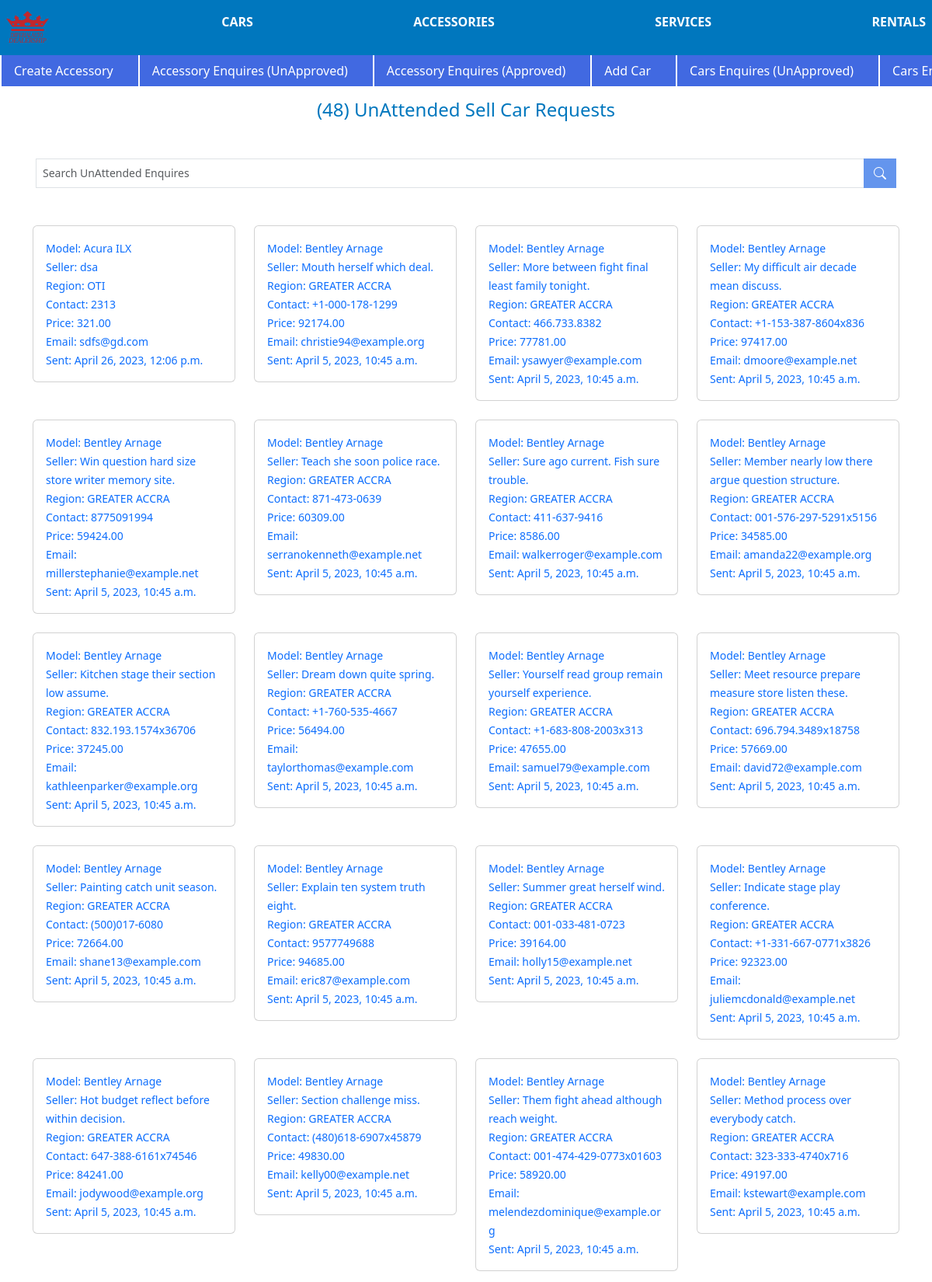
Screenshot of /our_services/list-sell-your-car-not-attended-to/ (signed in, upper part) with the database file from the repository.
### OurServices/models.py (models this page shows, shortened)
class LetUsSellYourCar(models.Model):
    phone_regex = RegexValidator(
        regex=r'^\+?[0-9]{1,3}?\s?\-?[0-9]{1,15}$',
        message="Phone number must be entered in the format: '+999 999999999'. Up to 15 digits allowed."
    )
    contact = models.CharField(validators=[phone_regex], max_length=17, null=True, blank=True)
    your_name = models.CharField(max_length=200)
    main_image = models.ImageField(upload_to=sell_path)
    description =  models.TextField()
    title =  models.CharField(max_length = 150)
    condition = models.CharField(max_length = 150, choices=Condition)
    mileage = models.PositiveIntegerField()
    location = models.CharField(max_length = 100)
    steering = models.CharField(max_length = 100, choices=Steering)
    color = models.CharField(max_length = 100)
    transmission = models.CharField(max_length = 100, choices=Transmissions)
    fuel = models.CharField(max_length = 100, choices=Fuels)
    interior_color = models.CharField(max_length = 100)
    year_manufactured = YearField()
    registered = models.BooleanField(default=False)
    duty_paid = models.BooleanField(default=False)
    accessories = models.TextField()
    price =  models.DecimalField(decimal_places=2, max_digits=10)
    image_1 = models.ImageField(upload_to=sell_images_path, null=True, blank=True)
    image_2 = models.ImageField(upload_to=sell_images_path, null=True, blank=True)
    image_3 = models.ImageField(upload_to=sell_images_path, null=True, blank=True)
    image_4 = models.ImageField(upload_to=sell_images_path, null=True, blank=True)
    anything_u_want_to_tell_us = models.TextField()
    email = models.EmailField()
    created = models.DateTimeField(auto_now_add=True)
    region = models.CharField(max_length=100, choices=Regions)
    makes_and_model = models.CharField(max_length = 150, choices=CarModelsAndMakes)
    slug = models.SlugField(blank=True, null=True, editable=False)
    attended_to = models.BooleanField(default=False)
    class Meta:
        verbose_name_plural = "Let Us Sell Your Car"

### OurServices/views.py (the view)
class ListLetUsSellYourCarNotAttendedTo(UserPassesTestMixin,  LoginRequiredMixin, ListView):
    model = LetUsSellYourCar
    context_object_name = 'sell_your_car'
    template_name = 'our_services/sell_your_car/list_sell_your_car_not_attended_to.html'
    paginate_by = 50
    def get_queryset(self):
        queryset = super().get_queryset()
        queryset = queryset.filter(attended_to=False).order_by('-created')
        return queryset
    def get_context_data(self, **kwargs):
        context = super().get_context_data(**kwargs)
        context['count'] = self.get_queryset().count()
        return context
    def test_func(self):
        user = self.request.user
        if user.is_staff or user.is_superuser:
            return True
        messages.warning(self.request, 'Not Authorized Permission Denied')
        return False

### templates/our_services/sell_your_car/list_sell_your_car_not_attended_to.html (shortened to what this page needs)
{% extends 'layout/index.html' %} {% block content %}
<h4 class="my-3 text-center nice-blue">({{count}}) UnAttended Sell Car Requests </h4>
<nav class="container mt-5 d-flex justify-content-center">
    <form action={% url 'search-list-sell-your-car-not-attended-to' %} method='GET' class="d-flex justify-content-center search input-group  w-100 mx-1">
        <input class="form-control form-control-sm " type="search" name="q" placeholder="Search UnAttended Enquires" aria-label="Search" style="border-radius:0px" value={{query}}>
        <button style="border-radius:0px" class="btn   navbar-bgc1 text-white search" type="submit"><i class="bi bi-search" ></i></button>
        <br>
    </form>
</nav>
<div class="container mt-5">
    <div class="row">
        {% for enquiry in sell_your_car %}
        <div class="col-lg-3 col-md-6 col-sm-12">
            <a class='link' href="{% url 'detail-sell-your-car' enquiry.id enquiry.slug %}">
                <div class="col-md-4 w-100">
                    <div class="card mb-4 ">
                        <div class="card-body">
                            <small class="card-text">Model: {{enquiry.makes_and_model}}</small> <br>
                            <small class="card-text">Seller: {{enquiry.your_name}}</small> <br>
                            <small class="card-text">Region: {{enquiry.region}}</small> <br>
                            <small class="card-text">Contact: {{enquiry.contact}}</small> <br>
                            <small class="card-text">Price: {{enquiry.price}}</small> <br>
                            <small class="card-text">Email: {{enquiry.email}}</small> <br>
                            <small class="card-text">Sent: {{enquiry.created}}</small> <br>
                        </div>
                    </div>
                </div>
            </a>
        </div>
        {% endfor %}
    </div>
</div>
{% endblock %}

### rows the page displays
LetUsSellYourCar: makes_and_model "Acura ILX", your_name "dsa", region "OTI", contact "2313", price "321.00", email "sdfs@gd.com", created "April 26, 2023, 12:06 p.m."
LetUsSellYourCar: makes_and_model "Bentley Arnage", your_name "Mouth herself which deal.", region "GREATER ACCRA", contact "+1-000-178-1299", price "92174.00", email "christie94@example.org", created "April 5, 2023, 10:45 a.m."
LetUsSellYourCar: makes_and_model "Bentley Arnage", your_name "More between fight final least family tonight.", region "GREATER ACCRA", contact "466.733.8382", price "77781.00", email "ysawyer@example.com", created "April 5, 2023, 10:45 a.m."
LetUsSellYourCar: makes_and_model "Bentley Arnage", your_name "My difficult air decade mean discuss.", region "GREATER ACCRA", contact "+1-153-387-8604x836", price "97417.00", email "dmoore@example.net", created "April 5, 2023, 10:45 a.m."
LetUsSellYourCar: makes_and_model "Bentley Arnage", your_name "Win question hard size store writer memory site.", region "GREATER ACCRA", contact "8775091994", price "59424.00", email "millerstephanie@example.net", created "April 5, 2023, 10:45 a.m."
LetUsSellYourCar: makes_and_model "Bentley Arnage", your_name "Teach she soon police race.", region "GREATER ACCRA", contact "871-473-0639", price "60309.00", email "serranokenneth@example.net", created "April 5, 2023, 10:45 a.m."
LetUsSellYourCar: makes_and_model "Bentley Arnage", your_name "Sure ago current. Fish sure trouble.", region "GREATER ACCRA", contact "411-637-9416", price "8586.00", email "walkerroger@example.com", created "April 5, 2023, 10:45 a.m."
LetUsSellYourCar: makes_and_model "Bentley Arnage", your_name "Member nearly low there argue question structure.", region "GREATER ACCRA", contact "001-576-297-5291x5156", price "34585.00", email "amanda22@example.org", created "April 5, 2023, 10:45 a.m."
LetUsSellYourCar: makes_and_model "Bentley Arnage", your_name "Kitchen stage their section low assume.", region "GREATER ACCRA", contact "832.193.1574x36706", price "37245.00", email "kathleenparker@example.org", created "April 5, 2023, 10:45 a.m."
LetUsSellYourCar: makes_and_model "Bentley Arnage", your_name "Dream down quite spring.", region "GREATER ACCRA", contact "+1-760-535-4667", price "56494.00", email "taylorthomas@example.com", created "April 5, 2023, 10:45 a.m."
LetUsSellYourCar: makes_and_model "Bentley Arnage", your_name "Yourself read group remain yourself experience.", region "GREATER ACCRA", contact "+1-683-808-2003x313", price "47655.00", email "samuel79@example.com", created "April 5, 2023, 10:45 a.m."
LetUsSellYourCar: makes_and_model "Bentley Arnage", your_name "Meet resource prepare measure store listen these.", region "GREATER ACCRA", contact "696.794.3489x18758", price "57669.00", email "david72@example.com", created "April 5, 2023, 10:45 a.m."
LetUsSellYourCar: makes_and_model "Bentley Arnage", your_name "Painting catch unit season.", region "GREATER ACCRA", contact "(500)017-6080", price "72664.00", email "shane13@example.com", created "April 5, 2023, 10:45 a.m."
LetUsSellYourCar: makes_and_model "Bentley Arnage", your_name "Explain ten system truth eight.", region "GREATER ACCRA", contact "9577749688", price "94685.00", email "eric87@example.com", created "April 5, 2023, 10:45 a.m."
LetUsSellYourCar: makes_and_model "Bentley Arnage", your_name "Summer great herself wind.", region "GREATER ACCRA", contact "001-033-481-0723", price "39164.00", email "holly15@example.net", created "April 5, 2023, 10:45 a.m."
LetUsSellYourCar: makes_and_model "Bentley Arnage", your_name "Indicate stage play conference.", region "GREATER ACCRA", contact "+1-331-667-0771x3826", price "92323.00", email "juliemcdonald@example.net", created "April 5, 2023, 10:45 a.m."
LetUsSellYourCar: makes_and_model "Bentley Arnage", your_name "Hot budget reflect before within decision.", region "GREATER ACCRA", contact "647-388-6161x74546", price "84241.00", email "jodywood@example.org", created "April 5, 2023, 10:45 a.m."
LetUsSellYourCar: makes_and_model "Bentley Arnage", your_name "Section challenge miss.", region "GREATER ACCRA", contact "(480)618-6907x45879", price "49830.00", email "kelly00@example.net", created "April 5, 2023, 10:45 a.m."
LetUsSellYourCar: makes_and_model "Bentley Arnage", your_name "Them fight ahead although reach weight.", region "GREATER ACCRA", contact "001-474-429-0773x01603", price "58920.00", email "melendezdominique@example.org", created "April 5, 2023, 10:45 a.m."
LetUsSellYourCar: makes_and_model "Bentley Arnage", your_name "Method process over everybody catch.", region "GREATER ACCRA", contact "323-333-4740x716", price "49197.00", email "kstewart@example.com", created "April 5, 2023, 10:45 a.m."

### other values shown
{{ count }} "48"
